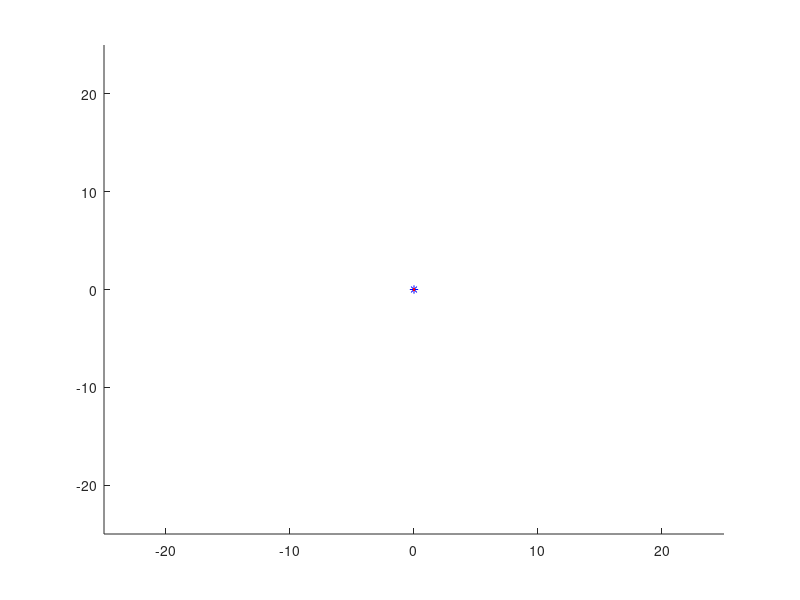

Recreate this plot in MATLAB. (Note: this script raises an error after producing the figure.)
clear; clc;

%% Setup
figure(1); clf(); hold on;
ph = [plot(0, 0, '*b'); plot(0, 0, '.r'); plot(0, 0, '-b')];
axis([-25, 25, -25, 25])

%% Load data
data = load("Data_Tu02Q4.mat").data;
all_ranges = data.scans;
num_data = data.n;
table = data.table;

%% Initialise values
pose = data.pose0;
index = 1;
t0 = 0.0001*double(table(1,1));
vw = [0; 0];
pp = [0; 0];

%% Simulation
for i = 1:num_data
    
    % Parse data
    t = 0.0001 * double(table(1, i));
    index = table(2, i);
    sensorID = table(3, i);

    % Plots everything, pause, and get new pose
    plot_everything(ph, pose, pp);
    dt = t - t0; t0 = t; pause(dt/10);
    pose = get_pose(pose, vw, dt);


    % If 1, then update pose
    if sensorID == 1
        [rr, aa] = get_polar(all_ranges(:, index));
        pp = polar_to_cartesian(rr, aa);
        pp = local_to_global(pose, pp);
    
    % If 2, then update velocity / yaw rate
    elseif sensorID == 2
        vw = data.vw(:, index);
    end
end

%% For getting the next pose given the current pose
function pose_next = get_pose(pose_curr, vw, dt)
    h = pose_curr(3);
    dpose = [vw(1)*cos(h); vw(1)*sin(h); vw(2)];
    pose_next = pose_curr + dt*dpose;
end

%% Get polar coordinates of LiDAR scan
function [rr, aa] = get_polar(ranges)
    rr = single(ranges)*0.01; % cm to m
    aa = deg2rad(-80:0.5:80); % 321 points
    ii = find((rr > 1) & (rr < 20));
    rr = rr(ii)';
    aa = aa(ii);
end

%% Convert polar to cartesian
function pp = polar_to_cartesian(rr, aa)
    xx = rr.*cos(aa);
    yy = rr.*sin(aa);
    pp = [xx; yy];
end

%% Converts local frame to global frame
function pp = local_to_global(pose, pp)
    h  = pose(3);
    R  = [[cos(h), -sin(h)]; [sin(h), cos(h)]];
    pp = R * pp;
    pp(1, :) = pp(1, :) + pose(1);
    pp(2, :) = pp(2, :) + pose(2);
end

%% Plots everything
function plot_everything(ph, pose, pp)
    set(ph(1), 'xdata', pose(1), 'ydata', pose(2));
    set(ph(2), 'xdata', pp(1, :), 'ydata', pp(2, :));
    heading = [pose(1), 3*cos(pose(3))+pose(1); pose(2), 3*sin(pose(3))+pose(2)];
    set(ph(3), 'xdata', heading(1, :), 'ydata', heading(2, :));
end